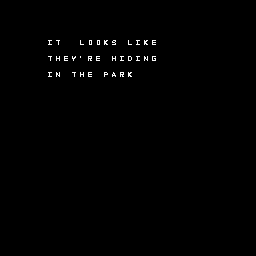

The image is a tile-based game level rendered from a .tmx file. Its description and complete source (layers, tilesets, objects, tile grids) follow:
An orthogonal 32x32 tile map with 8x8 px tiles, 1 tile layer (Tile Layer 1).

<map version="1.10" tiledversion="1.10.2" orientation="orthogonal" renderorder="right-down" width="32" height="32" tilewidth="8" tileheight="8" infinite="0" nextlayerid="2" nextobjectid="1">
 <tileset firstgid="1" source="text.tsx" />
 <layer id="1" name="Tile Layer 1" width="32" height="32">
  <data encoding="csv">
0,0,0,0,0,0,0,0,0,0,0,0,0,0,0,0,0,0,0,0,0,0,0,0,0,0,0,0,0,0,0,0,
0,0,0,0,0,0,0,0,0,0,0,0,0,0,0,0,0,0,0,0,0,0,0,0,0,0,0,0,0,0,0,0,
0,0,0,0,0,0,0,0,0,0,0,0,0,0,0,0,0,0,0,0,0,0,0,0,0,0,0,0,0,0,0,0,
0,0,0,0,0,0,0,0,0,0,0,0,0,0,0,0,0,0,0,0,0,0,0,0,0,0,0,0,0,0,0,0,
0,0,0,0,0,0,0,0,0,0,0,0,0,0,0,0,0,0,0,0,0,0,0,0,0,0,0,0,0,0,0,0,
0,0,0,0,0,0,10,21,0,0,13,16,16,12,20,0,13,10,12,6,0,0,0,0,0,0,0,0,0,0,0,0,
0,0,0,0,0,0,0,0,0,0,0,0,0,0,0,0,0,0,0,0,0,0,0,0,0,0,0,0,0,0,0,0,
0,0,0,0,0,0,21,9,6,26,29,19,6,0,9,10,5,10,15,8,0,0,0,0,0,0,0,0,0,0,0,0,
0,0,0,0,0,0,0,0,0,0,0,0,0,0,0,0,0,0,0,0,0,0,0,0,0,0,0,0,0,0,0,0,
0,0,0,0,0,0,10,15,0,21,9,6,0,17,2,19,12,0,0,0,0,0,0,0,0,0,0,0,0,0,0,0,
0,0,0,0,0,0,0,0,0,0,0,0,0,0,0,0,0,0,0,0,0,0,0,0,0,0,0,0,0,0,0,0,
0,0,0,0,0,0,0,0,0,0,0,0,0,0,0,0,0,0,0,0,0,0,0,0,0,0,0,0,0,0,0,0,
0,0,0,0,0,0,0,0,0,0,0,0,0,0,0,0,0,0,0,0,0,0,0,0,0,0,0,0,0,0,0,0,
0,0,0,0,0,0,0,0,0,0,0,0,0,0,0,0,0,0,0,0,0,0,0,0,0,0,0,0,0,0,0,0,
0,0,0,0,0,0,0,0,0,0,0,0,0,0,0,0,0,0,0,0,0,0,0,0,0,0,0,0,0,0,0,0,
0,0,0,0,0,0,0,0,0,0,0,0,0,0,0,0,0,0,0,0,0,0,0,0,0,0,0,0,0,0,0,0,
0,0,0,0,0,0,0,0,0,0,0,0,0,0,0,0,0,0,0,0,0,0,0,0,0,0,0,0,0,0,0,0,
0,0,0,0,0,0,0,0,0,0,0,0,0,0,0,0,0,0,0,0,0,0,0,0,0,0,0,0,0,0,0,0,
0,0,0,0,0,0,0,0,0,0,0,0,0,0,0,0,0,0,0,0,0,0,0,0,0,0,0,0,0,0,0,0,
0,0,0,0,0,0,0,0,0,0,0,0,0,0,0,0,0,0,0,0,0,0,0,0,0,0,0,0,0,0,0,0,
0,0,0,0,0,0,0,0,0,0,0,0,0,0,0,0,0,0,0,0,0,0,0,0,0,0,0,0,0,0,0,0,
0,0,0,0,0,0,0,0,0,0,0,0,0,0,0,0,0,0,0,0,0,0,0,0,0,0,0,0,0,0,0,0,
0,0,0,0,0,0,0,0,0,0,0,0,0,0,0,0,0,0,0,0,0,0,0,0,0,0,0,0,0,0,0,0,
0,0,0,0,0,0,0,0,0,0,0,0,0,0,0,0,0,0,0,0,0,0,0,0,0,0,0,0,0,0,0,0,
0,0,0,0,0,0,0,0,0,0,0,0,0,0,0,0,0,0,0,0,0,0,0,0,0,0,0,0,0,0,0,0,
0,0,0,0,0,0,0,0,0,0,0,0,0,0,0,0,0,0,0,0,0,0,0,0,0,0,0,0,0,0,0,0,
0,0,0,0,0,0,0,0,0,0,0,0,0,0,0,0,0,0,0,0,0,0,0,0,0,0,0,0,0,0,0,0,
0,0,0,0,0,0,0,0,0,0,0,0,0,0,0,0,0,0,0,0,0,0,0,0,0,0,0,0,0,0,0,0,
0,0,0,0,0,0,0,0,0,0,0,0,0,0,0,0,0,0,0,0,0,0,0,0,0,0,0,0,0,0,0,0,
0,0,0,0,0,0,0,0,0,0,0,0,0,0,0,0,0,0,0,0,0,0,0,0,0,0,0,0,0,0,0,0,
0,0,0,0,0,0,0,0,0,0,0,0,0,0,0,0,0,0,0,0,0,0,0,0,0,0,0,0,0,0,0,0,
0,0,0,0,0,0,0,0,0,0,0,0,0,0,0,0,0,0,0,0,0,0,0,0,0,0,0,0,0,0,0,0
</data>
 </layer>
</map>
